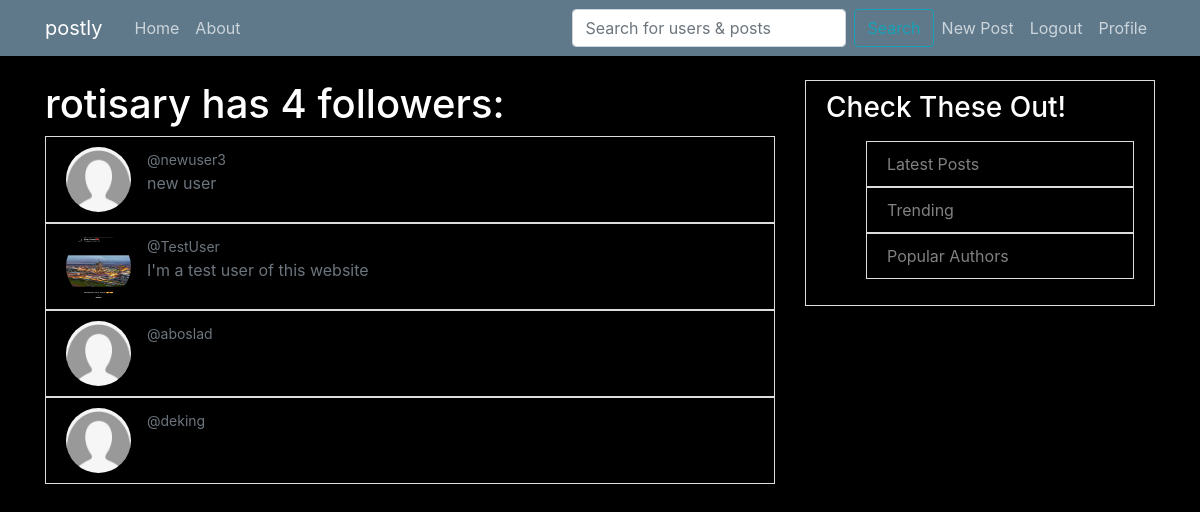
The app's page /rotisary/followers/ (signed in) with its own data.
### users/models.py (models this page shows, shortened)
class Profile(models.Model):
    user = models.OneToOneField(User, on_delete=models.CASCADE)
    follows = models.ManyToManyField("self",
         related_name = 'followed_by',
         symmetrical = False,
         blank = True)
    image = models.ImageField(default='default.jpg', upload_to='profile_pics')
    bio = models.TextField()
    def __str__(self):
        return self.user.username
    def number_of_followers(self):
        return self.followed_by.count()

### users/views.py (the view)
# urls.py: path('<str:username>/followers/', FollowersListView.as_view(), name='followers'),
class FollowersListView(LoginRequiredMixin, ListView):
    model = Profile
    template_name = 'users/followers.html'
    paginate_by = 2
    def get_context_data(self, **kwargs):
        user = get_object_or_404(User, username=self.kwargs.get('username'))
        context = super(FollowersListView, self).get_context_data(**kwargs)
        context['profile'] = Profile.objects.filter(user=user).first()
        return context

### users/templates/users/followers.html
{% extends 'blog/base.html' %}
{% block content %}
  {% if profile.user == user %}
    <h1> You have {{ profile.number_of_followers }} followers :</h1>
  {% else %}
    <h1>{{ profile.user.username }} has {{ profile.number_of_followers }} followers:</h1>
  {% endif %}
        {% for follower in profile.followed_by.all %}
            <div class="media content-section">
                <img class="rounded-circle  article-img"  src="{{ follower.image.url }}">
                <div class="media-body" >
                    <a href="{% url 'profile' follower.user.username %}">
                        <small class="text-muted"  >
                            @{{ follower }}
                        </small>
                    </a>
                    <p class="text-secondary">{{ follower.bio }}</p>
                </div>
            </div>
        {% endfor %}
{% endblock content %}

### blog/static/blog/main.css (style rules this page uses)
body { background: black; color: #333333; margin-top: 5rem; }
h1, h2, h3, h4, h5, h6, p { color: white; }
.content-section { background: black; padding: 10px 20px; border: 1px solid #dddddd; }
.article-img { height: 65px; width: 65px; margin-right: 16px; }

### records on screen
Profile: user.username "rotisary", number_of_followers "4"
Profile: image (placeholder picture), user.username "newuser3", bio "new user"
Profile: image (picture), user.username "TestUser", bio "I'm a test user of this website"
Profile: image (placeholder picture), user.username "aboslad"
Profile: image (placeholder picture), user.username "deking"
